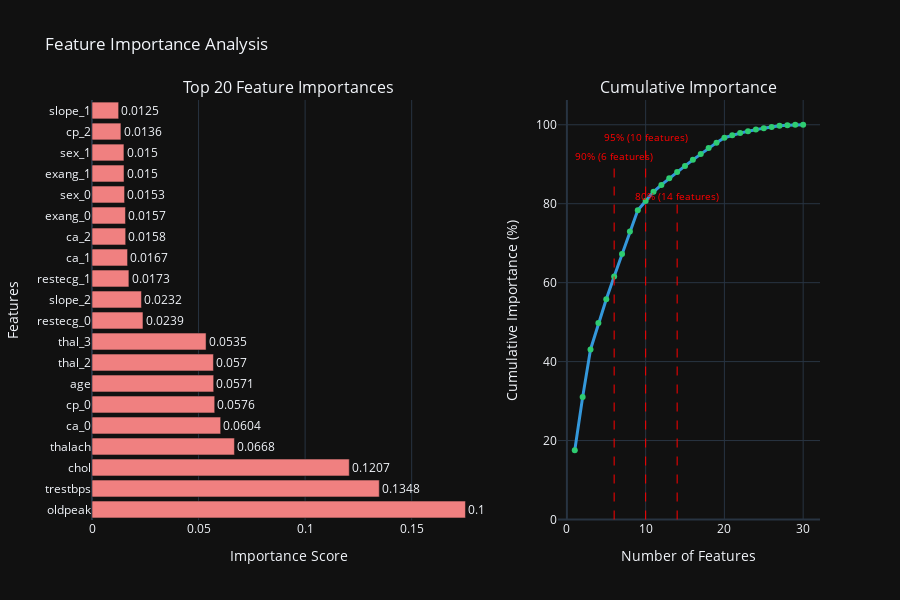
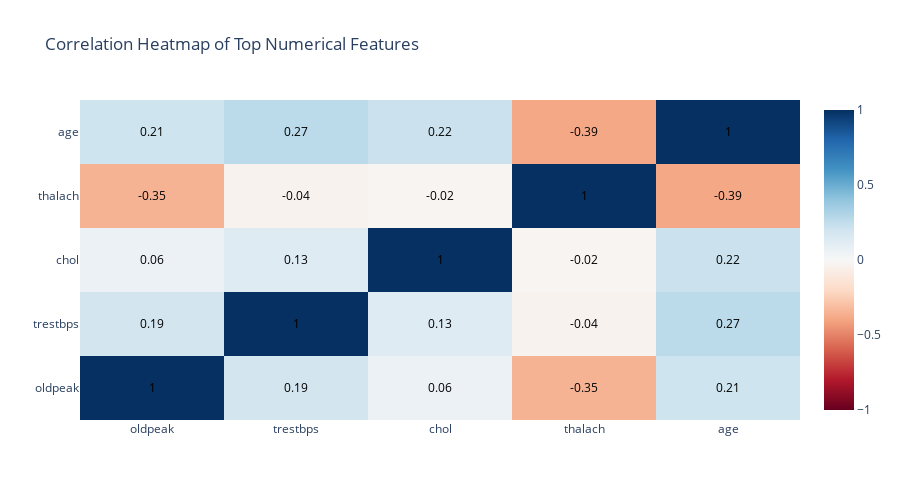

Source (notebook cell) for these figures, in order:
### Code cell
# Cell 8: Feature Importance Analysis
print("Analyzing Feature Importance...")

# Get feature importances from Random Forest
rf_model = results['Random Forest']['model']

if hasattr(rf_model, 'feature_importances_'):
    importances = rf_model.feature_importances_
    
    # Create importance dataframe
    importance_df = pd.DataFrame({
        'Feature': all_features,
        'Importance': importances
    }).sort_values('Importance', ascending=False)
    
    print("\nTop 15 Most Important Features:")
    print(importance_df.head(15).to_string())
    
    # Enhanced visualization
    fig = make_subplots(
        rows=1, cols=2,
        subplot_titles=['Top 20 Feature Importances', 'Cumulative Importance'],
        specs=[[{'type': 'bar'}, {'type': 'scatter'}]],
        column_widths=[0.6, 0.4]
    )
    
    # Bar chart for top features
    top_n = 20
    top_features = importance_df.head(top_n)
    
    fig.add_trace(
        go.Bar(
            x=top_features['Importance'],
            y=top_features['Feature'],
            orientation='h',
            marker_color='lightcoral',
            text=top_features['Importance'].round(4),
            textposition='outside',
            hovertemplate='<b>%{y}</b><br>Importance: %{x:.4f}<extra></extra>'
        ),
        row=1, col=1
    )
    
    # Cumulative importance line
    cumulative_importance = importance_df['Importance'].cumsum()
    cumulative_importance_pct = cumulative_importance * 100
    
    fig.add_trace(
        go.Scatter(
            x=list(range(1, len(cumulative_importance) + 1)),
            y=cumulative_importance_pct,
            mode='lines+markers',
            line=dict(color='#3498db', width=3),
            marker=dict(size=6, color='#2ecc71'),
            name='Cumulative Importance',
            hovertemplate='Features: %{x}<br>Cumulative: %{y:.1f}%<extra></extra>'
        ),
        row=1, col=2
    )
    
    # Add threshold lines
    for threshold in [80, 90, 95]:
        # Find number of features needed for threshold
        n_features_needed = (cumulative_importance_pct >= threshold).idxmax() + 1
        
        fig.add_shape(
            type="line",
            x0=n_features_needed,
            y0=0,
            x1=n_features_needed,
            y1=threshold,
            line=dict(color="red", width=1, dash="dash"),
            row=1, col=2
        )
        
        fig.add_annotation(
            x=n_features_needed,
            y=threshold + 2,
            text=f"{threshold}% ({n_features_needed} features)",
            showarrow=False,
            font=dict(size=10, color="red"),
            row=1, col=2
        )
    
    fig.update_layout(
        height=600,
        title_text="Feature Importance Analysis",
        template="plotly_dark",
        showlegend=False
    )
    
    fig.update_xaxes(title_text="Importance Score", row=1, col=1)
    fig.update_xaxes(title_text="Number of Features", row=1, col=2)
    fig.update_yaxes(title_text="Features", row=1, col=1)
    fig.update_yaxes(title_text="Cumulative Importance (%)", row=1, col=2)
    fig.show()
    
    # Feature correlation analysis
    print("\nFeature Correlation Analysis:")
    
    # Select top numerical features for correlation
    top_numerical = [f for f in importance_df.head(10)['Feature'] if f in numerical_cols]
    
    if len(top_numerical) >= 3:
        # Get correlation matrix
        corr_matrix = df[top_numerical[:5]].corr()
        
        fig = go.Figure(data=go.Heatmap(
            z=corr_matrix.values,
            x=corr_matrix.columns,
            y=corr_matrix.columns,
            colorscale='RdBu',
            zmin=-1,
            zmax=1,
            text=corr_matrix.round(2).values,
            texttemplate='%{text}',
            textfont={"size": 12, "color": "black"},
            hovertemplate='<b>%{y} vs %{x}</b><br>Correlation: %{z:.3f}<extra></extra>'
        ))
        
        fig.update_layout(
            title='Correlation Heatmap of Top Numerical Features',
            height=500,
            template="plotly_white"
        )
        fig.show()
        
        # Identify high correlations
        high_corr_pairs = []
        for i in range(len(corr_matrix.columns)):
            for j in range(i+1, len(corr_matrix.columns)):
                if abs(corr_matrix.iloc[i, j]) > 0.7:
                    high_corr_pairs.append((
                        corr_matrix.columns[i],
                        corr_matrix.columns[j],
                        corr_matrix.iloc[i, j]
                    ))
        
        if high_corr_pairs:
            print("\nHigh Correlation Pairs (|r| > 0.7):")
            for feat1, feat2, corr in high_corr_pairs:
                print(f"  {feat1} <-> {feat2}: {corr:.3f}")

else:
    print("Feature importances not available for this model")

print("Feature importance analyzed")

### Figure 1 — Plotly figure (JSON) as saved in the notebook; plotly's stock layout.template omitted (floating-point values rounded to 4 significant figures)
{"data": [{"hovertemplate": "<b>%{y}</b><br>Importance: %{x:.4f}<extra></extra>", "marker": {"color": "lightcoral"}, "orientation": "h", "text": [0.1752, 0.1348, 0.1207, 0.0668, 0.0604, 0.0576, 0.0571, 0.057, 0.0535, 0.0239, 0.0232, 0.0173, 0.0167, 0.0158, 0.0157, 0.0153, 0.015, 0.015, 0.0136, 0.0125], "textposition": "outside", "type": "bar", "x": [0.1752, 0.1348, 0.1207, 0.06683, 0.06037, 0.05758, 0.0571, 0.05698, 0.05352, 0.02392, 0.02321, 0.01732, 0.01668, 0.01581, 0.0157, 0.01528, 0.01503, 0.01498, 0.01356, 0.0125], "xaxis": "x", "y": ["oldpeak", "trestbps", "chol", "thalach", "ca_0", "cp_0", "age", "thal_2", "thal_3", "restecg_0", "slope_2", "restecg_1", "ca_1", "ca_2", "exang_0", "sex_0", "exang_1", "sex_1", "cp_2", "slope_1"], "yaxis": "y"}, {"hovertemplate": "Features: %{x}<br>Cumulative: %{y:.1f}%<extra></extra>", "line": {"color": "#3498db", "width": 3}, "marker": {"color": "#2ecc71", "size": 6}, "mode": "lines+markers", "name": "Cumulative Importance", "type": "scatter", "x": [1, 2, 3, 4, 5, 6, 7, 8, 9, 10, 11, 12, 13, 14, 15, 16, 17, 18, 19, 20, 21, 22, 23, 24, 25, 26, 27, 28, 29, 30], "xaxis": "x2", "y": [17.52, 31.0, 43.08, 49.76, 55.8, 61.55, 67.26, 72.96, 78.31, 80.71, 83.03, 84.76, 86.43, 88.01, 89.58, 91.11, 92.61, 94.11, 95.46, 96.71, 97.37, 97.89, 98.37, 98.81, 99.14, 99.45, 99.77, 99.88, 99.97, 100.0], "yaxis": "y2"}], "layout": {"annotations": [{"font": {"size": 16}, "showarrow": false, "text": "Top 20 Feature Importances", "x": 0.27, "xanchor": "center", "xref": "paper", "y": 1, "yanchor": "bottom", "yref": "paper"}, {"font": {"size": 16}, "showarrow": false, "text": "Cumulative Importance", "x": 0.82, "xanchor": "center", "xref": "paper", "y": 1, "yanchor": "bottom", "yref": "paper"}, {"font": {"color": "red", "size": 10}, "showarrow": false, "text": "80% (14 features)", "x": 14, "xref": "x2", "y": 82, "yref": "y2"}, {"font": {"color": "red", "size": 10}, "showarrow": false, "text": "90% (6 features)", "x": 6, "xref": "x2", "y": 92, "yref": "y2"}, {"font": {"color": "red", "size": 10}, "showarrow": false, "text": "95% (10 features)", "x": 10, "xref": "x2", "y": 97, "yref": "y2"}], "height": 600, "shapes": [{"line": {"color": "red", "dash": "dash", "width": 1}, "type": "line", "x0": 14, "x1": 14, "xref": "x2", "y0": 0, "y1": 80, "yref": "y2"}, {"line": {"color": "red", "dash": "dash", "width": 1}, "type": "line", "x0": 6, "x1": 6, "xref": "x2", "y0": 0, "y1": 90, "yref": "y2"}, {"line": {"color": "red", "dash": "dash", "width": 1}, "type": "line", "x0": 10, "x1": 10, "xref": "x2", "y0": 0, "y1": 95, "yref": "y2"}], "showlegend": false, "title": {"text": "Feature Importance Analysis"}, "xaxis": {"anchor": "y", "domain": [0, 0.54], "title": {"text": "Importance Score"}}, "xaxis2": {"anchor": "y2", "domain": [0.64, 1], "title": {"text": "Number of Features"}}, "yaxis": {"anchor": "x", "domain": [0, 1], "title": {"text": "Features"}}, "yaxis2": {"anchor": "x2", "domain": [0, 1], "title": {"text": "Cumulative Importance (%)"}}}}

### Figure 2 — Plotly figure (JSON) as saved in the notebook; plotly's stock layout.template omitted (floating-point values rounded to 4 significant figures)
{"data": [{"colorscale": [[0, "rgb(103,0,31)"], [0.1, "rgb(178,24,43)"], [0.2, "rgb(214,96,77)"], [0.3, "rgb(244,165,130)"], [0.4, "rgb(253,219,199)"], [0.5, "rgb(247,247,247)"], [0.6, "rgb(209,229,240)"], [0.7, "rgb(146,197,222)"], [0.8, "rgb(67,147,195)"], [0.9, "rgb(33,102,172)"], [1, "rgb(5,48,97)"]], "hovertemplate": "<b>%{y} vs %{x}</b><br>Correlation: %{z:.3f}<extra></extra>", "text": [[1, 0.19, 0.06, -0.35, 0.21], [0.19, 1, 0.13, -0.04, 0.27], [0.06, 0.13, 1, -0.02, 0.22], [-0.35, -0.04, -0.02, 1, -0.39], [0.21, 0.27, 0.22, -0.39, 1]], "textfont": {"color": "black", "size": 12}, "texttemplate": "%{text}", "type": "heatmap", "x": ["oldpeak", "trestbps", "chol", "thalach", "age"], "y": ["oldpeak", "trestbps", "chol", "thalach", "age"], "z": [[1, 0.1874, 0.06488, -0.3498, 0.2081], [0.1874, 1, 0.128, -0.03926, 0.2711], [0.06488, 0.128, 1, -0.02177, 0.2198], [-0.3498, -0.03926, -0.02177, 1, -0.3902], [0.2081, 0.2711, 0.2198, -0.3902, 1]], "zmax": 1, "zmin": -1}], "layout": {"height": 500, "title": {"text": "Correlation Heatmap of Top Numerical Features"}}}
